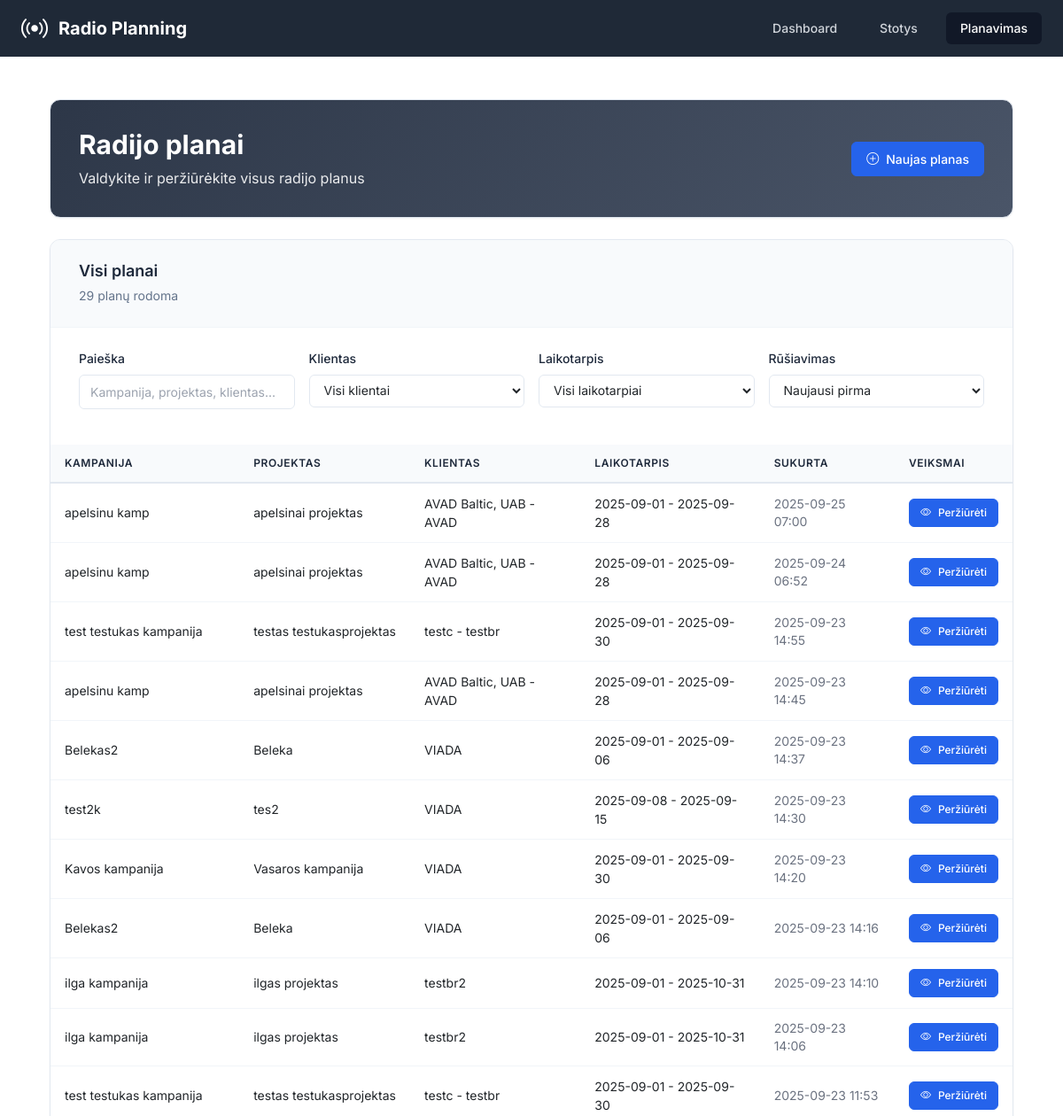
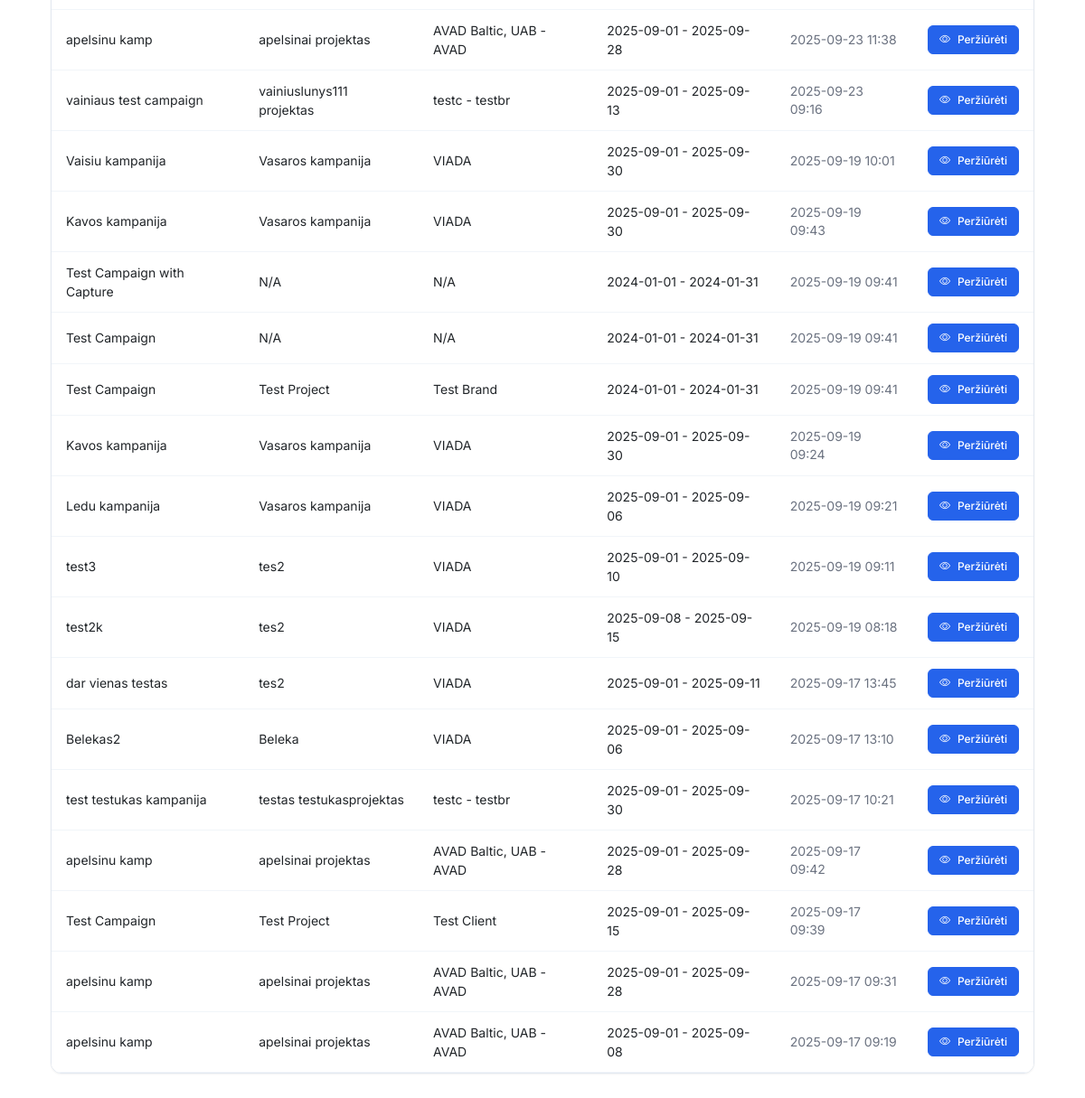
/planning, run on an earlier commit of the app's database (2 pictures, top to bottom).
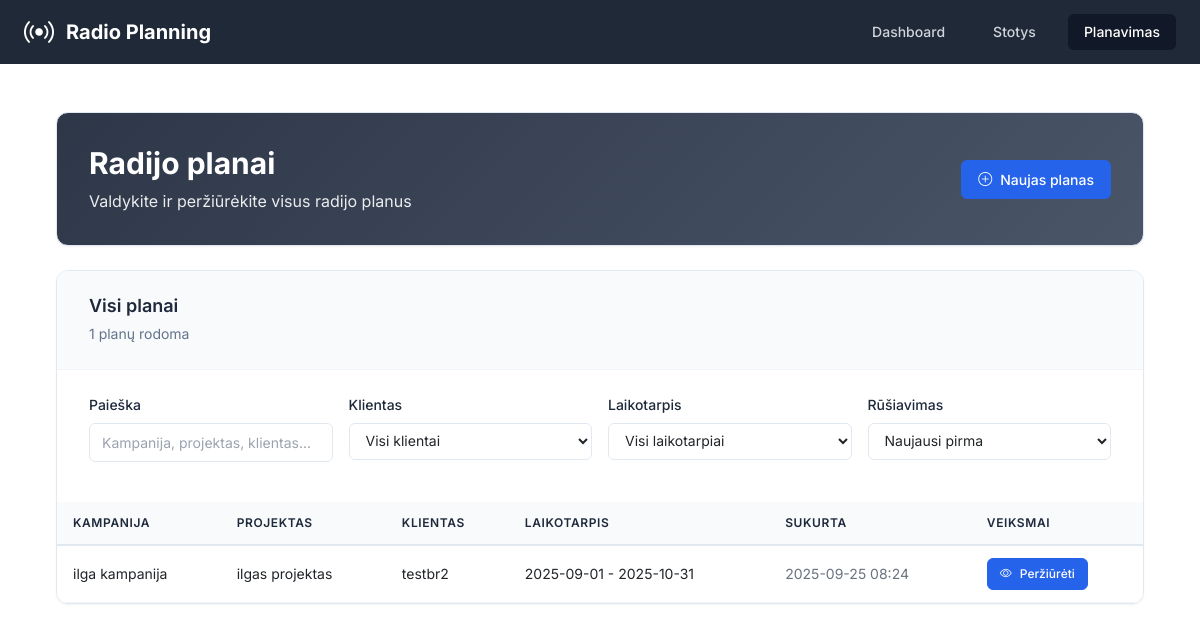
And on a later commit of the database.
### app/models.py (models this page shows, shortened)
class RadioPlan(db.Model):
    __tablename__ = 'radio_plans'
    id = db.Column(db.Integer, primary_key=True)
    campaign_id = db.Column(db.Integer, nullable=False)  # From projects-crm
    campaign_name = db.Column(db.String(200))
    project_id = db.Column(db.Integer)
    project_name = db.Column(db.String(200))
    client_brand_id = db.Column(db.Integer)
    client_brand_name = db.Column(db.String(200))
    start_date = db.Column(db.Date, nullable=False)
    end_date = db.Column(db.Date, nullable=False)
    target_audience = db.Column(db.String(50), nullable=False)
    our_discount = db.Column(db.Float, default=0)  # Percentage
    client_discount = db.Column(db.Float, default=0)  # Percentage
    created_at = db.Column(db.DateTime, default=datetime.utcnow)
    updated_at = db.Column(db.DateTime, default=datetime.utcnow, onupdate=datetime.utcnow)
    spots = db.relationship('RadioSpot', backref='plan', lazy='dynamic', cascade='all, delete-orphan')
    clips = db.relationship('RadioClip', backref='plan', lazy='dynamic', cascade='all, delete-orphan')
    selected_stations = db.relationship('RadioStation', secondary=plan_stations, lazy='subquery',
                                      backref=db.backref('plans', lazy=True))

### app/routes.py (the view)
@main_bp.route('/planning')
def planning():
    plans = RadioPlan.query.order_by(RadioPlan.created_at.desc()).all()
    return render_template('planning.html', plans=plans)

### app/templates/planning.html (shortened to what this page needs)
{% extends "base.html" %}
{% block content %}
<div class="container-fluid p-0">
    <div class="dashboard-header mb-4">
        <div class="header-content">
            <div class="flex justify-between items-center">
                <div>
                    <h1 class="text-3xl font-bold mb-2">Radijo planai</h1>
                    <p class="opacity-90">Valdykite ir peržiūrėkite visus radijo planus</p>
                </div>
                <a href="{{ url_for('main.new_plan') }}" class="btn-professional btn-primary">
                    <i class="bi bi-plus-circle"></i>
                    <span>Naujas planas</span>
                </a>
            </div>
        </div>
    </div>
    <div class="professional-section">
        <div class="section-header">
            <div class="section-title">
                <h3>Visi planai</h3>
                <span class="section-subtitle"><span id="filteredCount">{{ plans | length }}</span> planų rodoma</span>
            </div>
        </div>
        <div class="filter-content">
            <div class="filter-grid">
                <div class="filter-item">
                    <label for="searchFilter" class="filter-label">Paieška</label>
                    <input type="text" id="searchFilter" class="filter-input" placeholder="Kampanija, projektas, klientas...">
                </div>
                <div class="filter-item">
                    <label for="clientFilter" class="filter-label">Klientas</label>
                    <select id="clientFilter" class="filter-select">
                        <option value="">Visi klientai</option>
                    </select>
                </div>
                <div class="filter-item">
                    <label for="dateFilter" class="filter-label">Laikotarpis</label>
                    <select id="dateFilter" class="filter-select">
                        <option value="">Visi laikotarpiai</option>
                    </select>
                </div>
                <div class="filter-item">
                    <label for="sortFilter" class="filter-label">Rūšiavimas</label>
                    <select id="sortFilter" class="filter-select">
                        <option value="newest">Naujausi pirma</option>
                    </select>
                </div>
            </div>
        </div>
        <div class="table-container">
            {% if plans %}
            <div class="table-responsive">
                <table class="professional-table">
                    <thead>
                        <tr>
                            <th>Kampanija</th>
                            <th>Projektas</th>
                            <th>Klientas</th>
                            <th>Laikotarpis</th>
                            <th>Sukurta</th>
                            <th>Veiksmai</th>
                        </tr>
                    </thead>
                    <tbody>
                        {% for plan in plans %}
                        <tr class="plan-row"
                            data-campaign="{{ (plan.campaign_name or '')|lower }}"
                            data-project="{{ (plan.project_name or '')|lower }}"
                            data-client="{{ (plan.client_brand_name or '')|lower }}"
                            data-start-date="{{ plan.start_date.strftime('%Y-%m-%d') }}"
                            data-end-date="{{ plan.end_date.strftime('%Y-%m-%d') }}"
                            data-created="{{ plan.created_at.strftime('%Y-%m-%d') }}">
                            <td>{{ plan.campaign_name or 'N/A' }}</td>
                            <td>{{ plan.project_name or 'N/A' }}</td>
                            <td>{{ plan.client_brand_name or 'N/A' }}</td>
                            <td>
                                <span class="text-sm">
                                    {{ plan.start_date.strftime('%Y-%m-%d') }} - {{ plan.end_date.strftime('%Y-%m-%d') }}
                                </span>
                            </td>
                            <td class="text-gray-500 text-sm">{{ plan.created_at.strftime('%Y-%m-%d %H:%M') }}</td>
                            <td>
                                <a href="{{ url_for('main.view_plan', plan_id=plan.id) }}" class="btn-professional btn-primary btn-sm">
                                    <i class="bi bi-eye"></i>
                                    <span>Peržiūrėti</span>
                                </a>
                            </td>
                        </tr>
                        {% endfor %}
                    </tbody>
                </table>
            </div>
            {% endif %}
        </div>
    </div>
</div>
{% endblock %}

### app/templates/base.html (shortened to what this page needs)
<!DOCTYPE html>
<html lang="lt" class="h-full bg-gray-50">
<head>
    <script src="https://cdn.tailwindcss.com"></script>
    <link rel="stylesheet" href="https://cdn.jsdelivr.net/npm/bootstrap-icons@1.11.0/font/bootstrap-icons.css">
    <link href="https://cdn.jsdelivr.net/npm/bootstrap@5.3.0/dist/css/bootstrap.min.css" rel="stylesheet">
</head>
<body class="h-full">
    <div class="min-h-full">
        <header class="bg-gray-800">
            <div class="max-w-7xl mx-auto px-4 sm:px-6 lg:px-8">
                <div class="flex justify-between h-16">
                    <div class="flex items-center">
                        <div class="flex-shrink-0">
                            <div class="flex items-center">
                                <i class="bi bi-broadcast text-white text-3xl mr-3"></i>
                                <h1 class="text-xl font-bold text-white">Radio Planning</h1>
                            </div>
                        </div>
                    </div>
                    <nav class="hidden md:flex items-center space-x-4">
                        <a href="{{ url_for('main.index') }}"
                           class="{% if request.endpoint == 'main.index' %}bg-gray-900 text-white{% else %}text-gray-300 hover:bg-gray-700 hover:text-white{% endif %} px-3 py-2 rounded-md text-sm font-medium transition-colors">
                            Dashboard
                        </a>
                        <a href="{{ url_for('main.stations') }}"
                           class="{% if request.endpoint == 'main.stations' %}bg-gray-900 text-white{% else %}text-gray-300 hover:bg-gray-700 hover:text-white{% endif %} px-3 py-2 rounded-md text-sm font-medium transition-colors">
                            Stotys
                        </a>
                        <a href="{{ url_for('main.planning') }}"
                           class="{% if request.endpoint == 'main.planning' %}bg-gray-900 text-white{% else %}text-gray-300 hover:bg-gray-700 hover:text-white{% endif %} px-3 py-2 rounded-md text-sm font-medium transition-colors">
                            Planavimas
                        </a>
                    </nav>
                </div>
            </div>
        </header>
        <main class="max-w-7xl mx-auto py-6 sm:px-6 lg:px-8">
            <div class="px-4 py-6 sm:px-0">
                {% block content %}{% endblock %}
            </div>
        </main>
    </div>
</body>
</html>

### app/templates/base.html (style rules this page uses)
body { font-family: 'Inter', sans-serif; }

### app/templates/planning.html (style rules this page uses)
:root { --primary-color: #2563eb; --success-color: #059669; --info-color: #0891b2; --warning-color: #d97706; --background-light: #f8fafc; --background-white: #ffffff; --text-primary: #1e293b; --text-secondary: #64748b; --text-muted: #94a3b8; --border-color: #e2e8f0; --border-light: #f1f5f9; --shadow-sm: 0 1px 2px 0 rgb(0 0 0 / 0.05); --shadow-md: 0 4px 6px -1px rgb(0 0 0 / 0.1), 0 2px 4px -2px rgb(0 0 0 / 0.1); --shadow-lg: 0 10px 15px -3px rgb(0 0 0 / 0.1), 0 4px 6px -4px rgb(0 0 0 / 0.1); --radius-sm: 6px; --radius-md: 8px; --radius-lg: 12px; }
.dashboard-header { background: linear-gradient(135deg, #2d3748, #4a5568); color: white; border: 1px solid var(--border-color); border-radius: var(--radius-lg); box-shadow: var(--shadow-sm); padding: 2rem; margin-bottom: 2rem; }
.btn-professional { display: inline-flex; align-items: center; gap: 0.5rem; padding: 0.5rem 1rem; border-radius: var(--radius-sm); font-size: 0.875rem; font-weight: 500; text-decoration: none; border: 1px solid transparent; transition: all 0.2s ease; cursor: pointer; }
.btn-professional.btn-sm { padding: 0.375rem 0.75rem; font-size: 0.75rem; }
.btn-professional.btn-primary { background: var(--primary-color); color: white; border-color: var(--primary-color); }
.professional-section { background: var(--background-white); border: 1px solid var(--border-color); border-radius: var(--radius-lg); box-shadow: var(--shadow-sm); overflow: hidden; }
.section-header { padding: 1.5rem 2rem; border-bottom: 1px solid var(--border-light); background: var(--background-light); }
.section-title h3 { font-size: 1.125rem; font-weight: 600; color: var(--text-primary); margin: 0 0 0.25rem 0; }
.section-subtitle { color: var(--text-secondary); font-size: 0.875rem; }
.table-container { overflow: hidden; }
.professional-table { width: 100%; border-collapse: collapse; font-size: 0.875rem; background: var(--background-white); }
.professional-table th { background: var(--background-light); color: var(--text-primary); font-weight: 600; padding: 0.75rem 1rem; text-align: left; border-bottom: 2px solid var(--border-color); font-size: 0.75rem; text-transform: uppercase; letter-spacing: 0.05em; }
.professional-table td { padding: 0.75rem 1rem; border-bottom: 1px solid var(--border-light); vertical-align: middle; font-size: 0.875rem; background: var(--background-white); }
.filter-content { padding: 1.5rem 2rem; }
.filter-grid { display: grid; grid-template-columns: repeat(auto-fit, minmax(200px, 1fr)); gap: 1rem; margin-bottom: 1rem; }
.filter-item { display: flex; flex-direction: column; gap: 0.5rem; }
.filter-label { font-size: 0.875rem; font-weight: 500; color: var(--text-primary); }
.filter-input, .filter-select { padding: 0.5rem 0.75rem; border: 1px solid var(--border-color); border-radius: var(--radius-sm); font-size: 0.875rem; transition: all 0.2s ease; background: var(--background-white); }
.opacity-90 { opacity: 0.9; }

What changed in the data, as far as the page shows it:
removed RadioPlan: campaign_name "apelsinu kamp", project_name "apelsinai projektas", client_brand_name "AVAD Baltic, UAB - AVAD", start_date "2025-09-01", end_date "2025-09-28", created_at "2025-09-25 07:00"
removed RadioPlan: campaign_name "apelsinu kamp", project_name "apelsinai projektas", client_brand_name "AVAD Baltic, UAB - AVAD", start_date "2025-09-01", end_date "2025-09-28", created_at "2025-09-24 06:52"
removed RadioPlan: campaign_name "test testukas kampanija", project_name "testas testukasprojektas", client_brand_name "testc - testbr", start_date "2025-09-01", end_date "2025-09-30", created_at "2025-09-23 14:55"
removed RadioPlan: campaign_name "apelsinu kamp", project_name "apelsinai projektas", client_brand_name "AVAD Baltic, UAB - AVAD", start_date "2025-09-01", end_date "2025-09-28", created_at "2025-09-23 14:45"
removed RadioPlan: campaign_name "Belekas2", project_name "Beleka", client_brand_name "VIADA", start_date "2025-09-01", end_date "2025-09-06", created_at "2025-09-23 14:37"
removed RadioPlan: campaign_name "test2k", project_name "tes2", client_brand_name "VIADA", start_date "2025-09-08", end_date "2025-09-15", created_at "2025-09-23 14:30"
removed RadioPlan: campaign_name "Kavos kampanija", project_name "Vasaros kampanija", client_brand_name "VIADA", start_date "2025-09-01", end_date "2025-09-30", created_at "2025-09-23 14:20"
removed RadioPlan: campaign_name "Belekas2", project_name "Beleka", client_brand_name "VIADA", start_date "2025-09-01", end_date "2025-09-06", created_at "2025-09-23 14:16"
removed RadioPlan: campaign_name "ilga kampanija", project_name "ilgas projektas", client_brand_name "testbr2", start_date "2025-09-01", end_date "2025-10-31", created_at "2025-09-23 14:10"
removed RadioPlan: campaign_name "ilga kampanija", project_name "ilgas projektas", client_brand_name "testbr2", start_date "2025-09-01", end_date "2025-10-31", created_at "2025-09-23 14:06"
removed RadioPlan: campaign_name "test testukas kampanija", project_name "testas testukasprojektas", client_brand_name "testc - testbr", start_date "2025-09-01", end_date "2025-09-30", created_at "2025-09-23 11:53"
removed RadioPlan: campaign_name "apelsinu kamp", project_name "apelsinai projektas", client_brand_name "AVAD Baltic, UAB - AVAD", start_date "2025-09-01", end_date "2025-09-28", created_at "2025-09-23 11:38"
removed RadioPlan: campaign_name "vainiaus test campaign", project_name "vainiuslunys111 projektas", client_brand_name "testc - testbr", start_date "2025-09-01", end_date "2025-09-13", created_at "2025-09-23 09:16"
removed RadioPlan: campaign_name "Vaisiu kampanija", project_name "Vasaros kampanija", client_brand_name "VIADA", start_date "2025-09-01", end_date "2025-09-30", created_at "2025-09-19 10:01"
removed RadioPlan: campaign_name "Kavos kampanija", project_name "Vasaros kampanija", client_brand_name "VIADA", start_date "2025-09-01", end_date "2025-09-30", created_at "2025-09-19 09:43"
removed RadioPlan: campaign_name "Test Campaign with Capture", project_name "N/A", client_brand_name "N/A", start_date "2024-01-01", end_date "2024-01-31", created_at "2025-09-19 09:41"
removed RadioPlan: campaign_name "Test Campaign", project_name "N/A", client_brand_name "N/A", start_date "2024-01-01", end_date "2024-01-31", created_at "2025-09-19 09:41"
removed RadioPlan: campaign_name "Test Campaign", project_name "Test Project", client_brand_name "Test Brand", start_date "2024-01-01", end_date "2024-01-31", created_at "2025-09-19 09:41"
removed RadioPlan: campaign_name "Kavos kampanija", project_name "Vasaros kampanija", client_brand_name "VIADA", start_date "2025-09-01", end_date "2025-09-30", created_at "2025-09-19 09:24"
removed RadioPlan: campaign_name "Ledu kampanija", project_name "Vasaros kampanija", client_brand_name "VIADA", start_date "2025-09-01", end_date "2025-09-06", created_at "2025-09-19 09:21"
removed RadioPlan: campaign_name "test3", project_name "tes2", client_brand_name "VIADA", start_date "2025-09-01", end_date "2025-09-10", created_at "2025-09-19 09:11"
removed RadioPlan: campaign_name "test2k", project_name "tes2", client_brand_name "VIADA", start_date "2025-09-08", end_date "2025-09-15", created_at "2025-09-19 08:18"
removed RadioPlan: campaign_name "dar vienas testas", project_name "tes2", client_brand_name "VIADA", start_date "2025-09-01", end_date "2025-09-11", created_at "2025-09-17 13:45"
removed RadioPlan: campaign_name "Belekas2", project_name "Beleka", client_brand_name "VIADA", start_date "2025-09-01", end_date "2025-09-06", created_at "2025-09-17 13:10"
removed RadioPlan: campaign_name "test testukas kampanija", project_name "testas testukasprojektas", client_brand_name "testc - testbr", start_date "2025-09-01", end_date "2025-09-30", created_at "2025-09-17 10:21"
removed RadioPlan: campaign_name "apelsinu kamp", project_name "apelsinai projektas", client_brand_name "AVAD Baltic, UAB - AVAD", start_date "2025-09-01", end_date "2025-09-28", created_at "2025-09-17 09:42"
removed RadioPlan: campaign_name "Test Campaign", project_name "Test Project", client_brand_name "Test Client", start_date "2025-09-01", end_date "2025-09-15", created_at "2025-09-17 09:39"
removed RadioPlan: campaign_name "apelsinu kamp", project_name "apelsinai projektas", client_brand_name "AVAD Baltic, UAB - AVAD", start_date "2025-09-01", end_date "2025-09-28", created_at "2025-09-17 09:31"
removed RadioPlan: campaign_name "apelsinu kamp", project_name "apelsinai projektas", client_brand_name "AVAD Baltic, UAB - AVAD", start_date "2025-09-01", end_date "2025-09-08", created_at "2025-09-17 09:19"
added RadioPlan: campaign_name "ilga kampanija", project_name "ilgas projektas", client_brand_name "testbr2", start_date "2025-09-01", end_date "2025-10-31", created_at "2025-09-25 08:24"
Also different on the page:
{{ plans | length }}: "29" → "1"
